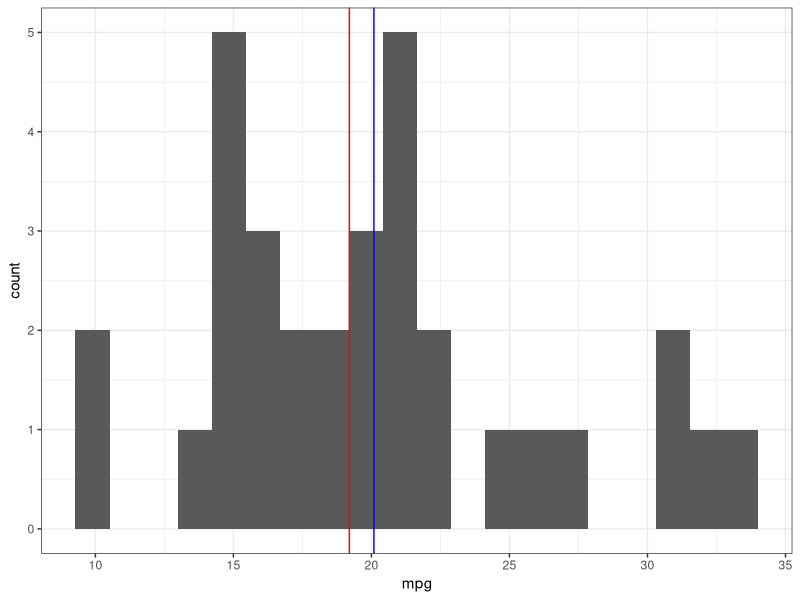

Write R code to recreate this figure.
#load libs
library(tidyverse)

#1

#get data
data(mtcars)
df = mtcars #rename dataset

#a
df %>% 
  arrange(desc(mpg))
#Toyota Corolla, Fiat 128, Honda Civic, Lotus Europa, Fiat X1-9

#b
df %>%
  arrange(disp)
#Toyota Corolla, Honda Civic, Fiat 128, Fiat X1-9, Lotus Europa

#c
df = df %>%
  mutate(mpg_per_hp = mpg/hp)

mean(df$mpg_per_hp) #0.19
sd(df$mpg_per_hp) #0.14

#d
df %>%
  group_by(cyl) %>%
  summarise(avg_hp = mean(hp))

#e
df %>%
  ggplot(aes(x = mpg)) + 
  geom_histogram(bins = 20) +
  geom_vline(aes(xintercept = mean(mpg)), col = 'blue') +
  geom_vline(aes(xintercept = median(mpg)), col = 'red') +
  theme_bw()

#The distribution is skewed to the right because the mean is greater than the 
#median.
  




